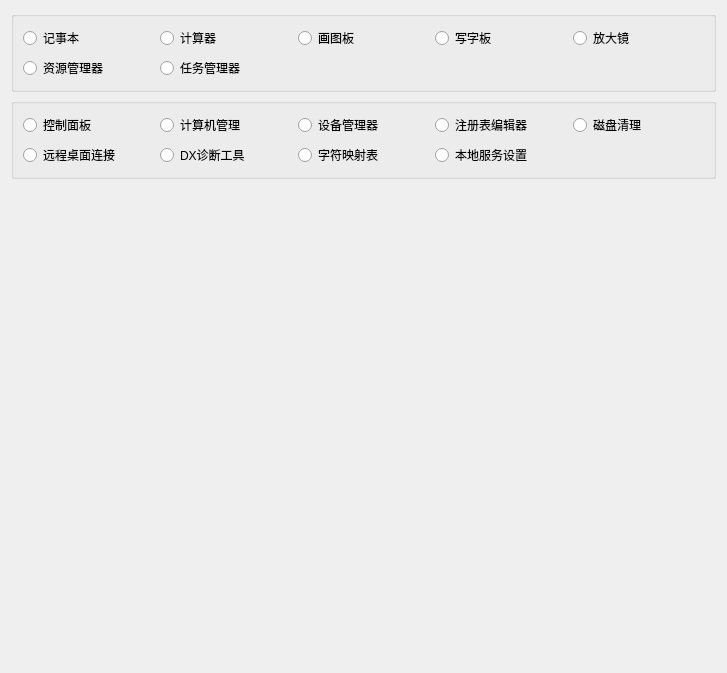
<?xml version="1.0" encoding="UTF-8"?>
<ui version="4.0">
 <class>SystemToolEditor</class>
 <widget class="QWidget" name="SystemToolEditor">
  <property name="geometry">
   <rect>
    <x>0</x>
    <y>0</y>
    <width>727</width>
    <height>673</height>
   </rect>
  </property>
  <property name="windowTitle">
   <string>Form</string>
  </property>
  <layout class="QVBoxLayout" name="verticalLayout">
   <item>
    <widget class="QGroupBox" name="groupBox">
     <property name="title">
      <string/>
     </property>
     <layout class="QGridLayout" name="gridLayout">
      <item row="0" column="0">
       <widget class="QRadioButton" name="radioButton_notepad">
        <property name="text">
         <string>记事本</string>
        </property>
       </widget>
      </item>
      <item row="0" column="1">
       <widget class="QRadioButton" name="radioButton_calc">
        <property name="text">
         <string>计算器</string>
        </property>
       </widget>
      </item>
      <item row="0" column="2">
       <widget class="QRadioButton" name="radioButton_mspaint">
        <property name="text">
         <string>画图板</string>
        </property>
       </widget>
      </item>
      <item row="0" column="3">
       <widget class="QRadioButton" name="radioButton_write">
        <property name="text">
         <string>写字板</string>
        </property>
       </widget>
      </item>
      <item row="0" column="4">
       <widget class="QRadioButton" name="radioButton_magnify">
        <property name="text">
         <string>放大镜</string>
        </property>
       </widget>
      </item>
      <item row="1" column="0">
       <widget class="QRadioButton" name="radioButton_explorer">
        <property name="text">
         <string>资源管理器</string>
        </property>
       </widget>
      </item>
      <item row="1" column="1">
       <widget class="QRadioButton" name="radioButton_taskmgr">
        <property name="text">
         <string>任务管理器</string>
        </property>
       </widget>
      </item>
     </layout>
    </widget>
   </item>
   <item>
    <widget class="QGroupBox" name="groupBox_2">
     <property name="title">
      <string/>
     </property>
     <layout class="QGridLayout" name="gridLayout_2">
      <item row="0" column="2">
       <widget class="QRadioButton" name="radioButton_devmgmtmsc">
        <property name="text">
         <string>设备管理器</string>
        </property>
       </widget>
      </item>
      <item row="0" column="0">
       <widget class="QRadioButton" name="radioButton_controlexe">
        <property name="text">
         <string>控制面板</string>
        </property>
       </widget>
      </item>
      <item row="0" column="3">
       <widget class="QRadioButton" name="radioButton_regedt32">
        <property name="text">
         <string>注册表编辑器</string>
        </property>
       </widget>
      </item>
      <item row="1" column="0">
       <widget class="QRadioButton" name="radioButton_mstsc">
        <property name="text">
         <string>远程桌面连接</string>
        </property>
       </widget>
      </item>
      <item row="0" column="1">
       <widget class="QRadioButton" name="radioButton_compmgmtmsc">
        <property name="text">
         <string>计算机管理</string>
        </property>
       </widget>
      </item>
      <item row="0" column="4">
       <widget class="QRadioButton" name="radioButton_cleanmgr">
        <property name="text">
         <string>磁盘清理</string>
        </property>
       </widget>
      </item>
      <item row="1" column="1">
       <widget class="QRadioButton" name="radioButton_dxdiag">
        <property name="text">
         <string>DX诊断工具</string>
        </property>
       </widget>
      </item>
      <item row="1" column="2">
       <widget class="QRadioButton" name="radioButton_charmap">
        <property name="text">
         <string>字符映射表</string>
        </property>
       </widget>
      </item>
      <item row="1" column="3">
       <widget class="QRadioButton" name="radioButton_servicemsc">
        <property name="text">
         <string>本地服务设置</string>
        </property>
       </widget>
      </item>
     </layout>
    </widget>
   </item>
   <item>
    <spacer name="verticalSpacer">
     <property name="orientation">
      <enum>Qt::Vertical</enum>
     </property>
     <property name="sizeHint" stdset="0">
      <size>
       <width>20</width>
       <height>40</height>
      </size>
     </property>
    </spacer>
   </item>
  </layout>
 </widget>
 <resources/>
 <connections/>
</ui>
